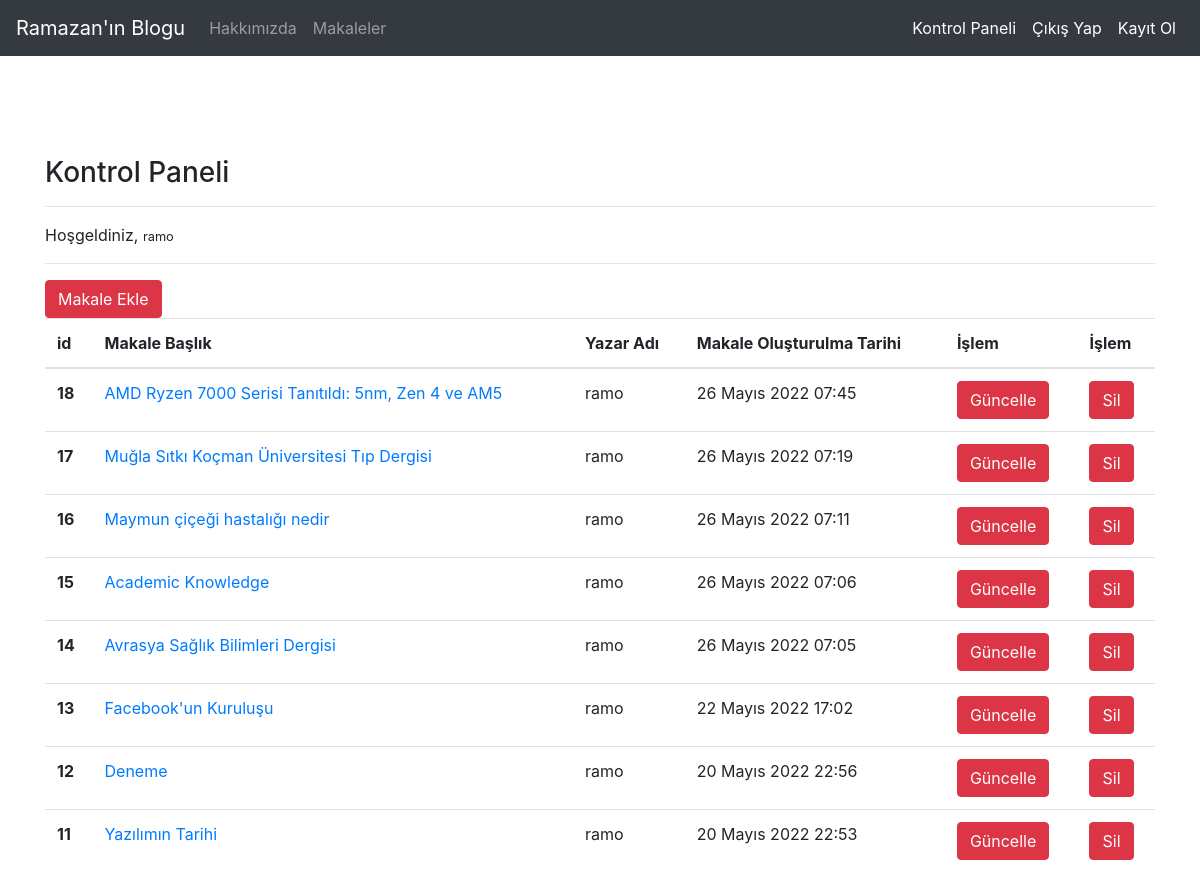
The app's page /articles/dashboard/ (signed in) with its own data.
### article/models.py (models this page shows, shortened)
class Article(models.Model):
    author = models.ForeignKey("auth.User",on_delete = models.CASCADE,verbose_name="Yazar")
    title = models.CharField(max_length=50,verbose_name="Başlık")
    content = RichTextField()
    created_date = models.DateTimeField(auto_now_add=True,verbose_name="Oluşturulma Tarihi")
    article_image = models.FileField(blank = True,null=True,verbose_name="Makaleye Fotoğraf Ekleyin")
    class Meta:
        ordering = ['-created_date']

### article/views.py (the view)
# urls.py: path('dashboard/',views.dashboard,name="dashboard"),
@login_required(login_url="user:login")
def dashboard(request):
    articles = Article.objects.filter(author = request.user)
    context = {
            "articles":articles
    }
    return render(request,"dashboard.html",context)

### templates/dashboard.html
{% extends "layout.html" %}
{% block body %}
<h3> Kontrol Paneli </h3>
<hr>
<p>
    Hoşgeldiniz, <small> {{ request.user.username }} </small>
</p>
<hr>
<a class="btn btn-danger" href="/articles/addarticle">Makale Ekle</a>
{% if articles %}
<table class="table">
    <thead>
      <tr>
        <th scope="id">id</th>
        <th scope="Başlık">Makale Başlık</th>
        <th scope="Yazar">Yazar Adı</th>
        <th scope="Tarih">Makale Oluşturulma Tarihi</th>
        <th scope="Güncelle">İşlem</th>
        <th scope="Sil">İşlem</th>
      </tr>
    </thead>
    <tbody>
    {% for article in articles %}
      <tr>
        <th scope="row">{{ article.id }}</th>
        <td><a href="{% url 'article:detail' article.id %}">{{ article.title }}</a></td>
        <td>{{ article.author.username }}</td>
        <td>{{ article.created_date }}</td>
        <td><a href="{% url 'article:update' article.id %}" class ="btn btn-danger">Güncelle</a></td>
        <td><a href="{% url 'article:delete' article.id %}" class ="btn btn-danger">Sil</a></td>
      </tr>
      {% endfor %}
    </tbody>
  </table>
  {% else %}
  <div class = "alert alert-danger">
     Henüz Bir Makaleniz Bulunmuyor
  </div>
  {% endif %}
{% endblock body %}

### records on screen
Article: id "18", title "AMD Ryzen 7000 Serisi Tanıtıldı: 5nm, Zen 4 ve AM5", author.username "ramo", created_date "26 Mayıs 2022 07:45"
Article: id "17", title "Muğla Sıtkı Koçman Üniversitesi Tıp Dergisi", author.username "ramo", created_date "26 Mayıs 2022 07:19"
Article: id "16", title "Maymun çiçeği hastalığı nedir", author.username "ramo", created_date "26 Mayıs 2022 07:11"
Article: id "15", title "Academic Knowledge", author.username "ramo", created_date "26 Mayıs 2022 07:06"
Article: id "14", title "Avrasya Sağlık Bilimleri Dergisi", author.username "ramo", created_date "26 Mayıs 2022 07:05"
Article: id "13", title "Facebook'un Kuruluşu", author.username "ramo", created_date "22 Mayıs 2022 17:02"
Article: id "12", title "Deneme", author.username "ramo", created_date "20 Mayıs 2022 22:56"
Article: id "11", title "Yazılımın Tarihi", author.username "ramo", created_date "20 Mayıs 2022 22:53"

### other values on screen
{{ request.user.username }} "ramo"
